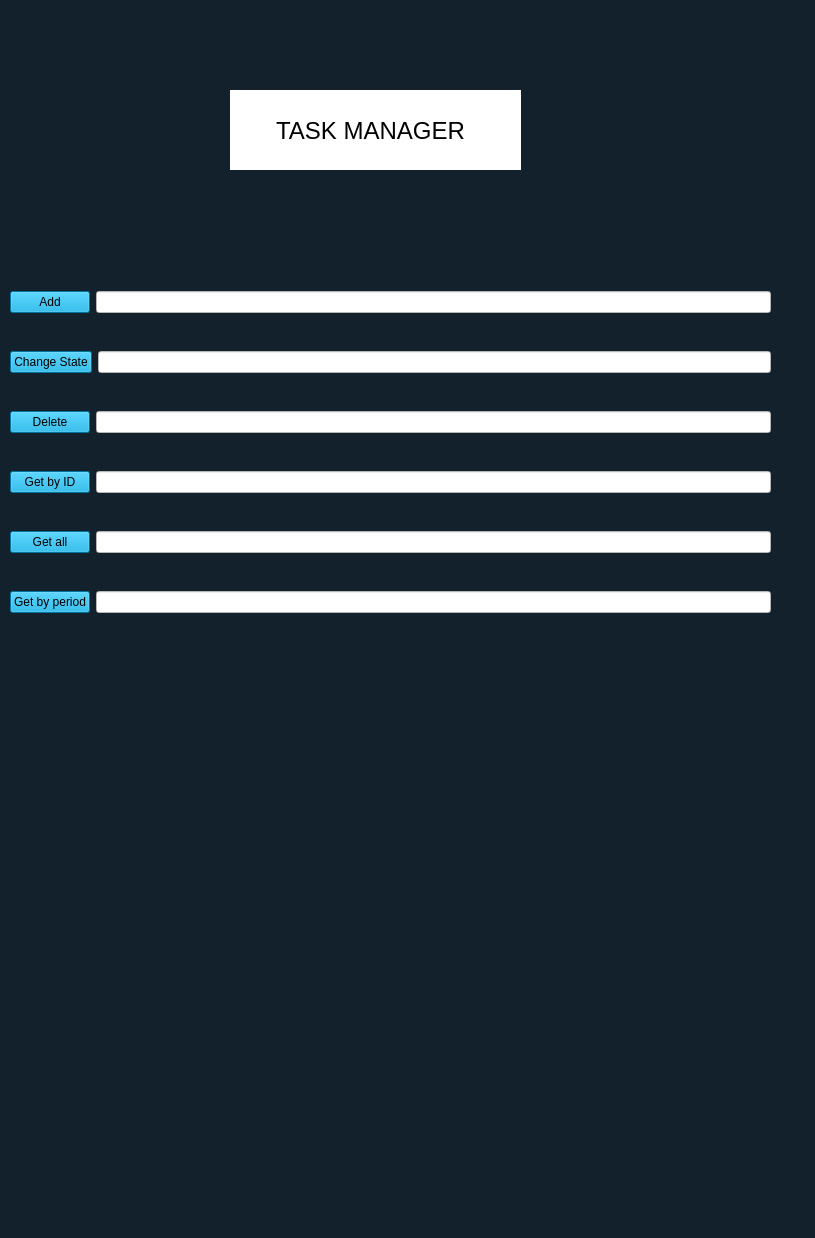
<?xml version="1.0" encoding="UTF-8"?>
<ui version="4.0">
 <class>MainWindow</class>
 <widget class="QMainWindow" name="MainWindow">
  <property name="geometry">
   <rect>
    <x>0</x>
    <y>0</y>
    <width>815</width>
    <height>1238</height>
   </rect>
  </property>
  <property name="maximumSize">
   <size>
    <width>1080</width>
    <height>1920</height>
   </size>
  </property>
  <property name="windowTitle">
   <string>MainWindow</string>
  </property>
  <property name="styleSheet">
   <string notr="true">background-color: rgb(19, 33, 45);</string>
  </property>
  <widget class="QWidget" name="centralwidget">
   <widget class="QWidget" name="layoutWidget">
    <property name="geometry">
     <rect>
      <x>10</x>
      <y>330</y>
      <width>761</width>
      <height>64</height>
     </rect>
    </property>
    <layout class="QHBoxLayout" name="horizontalLayout_2">
     <item>
      <widget class="QPushButton" name="pushButton_2">
       <property name="styleSheet">
        <string notr="true">background-color: rgb(0, 163, 218);</string>
       </property>
       <property name="text">
        <string>Change State</string>
       </property>
      </widget>
     </item>
     <item>
      <widget class="QLineEdit" name="lineEdit_2">
       <property name="styleSheet">
        <string notr="true">background-color: rgb(255, 255, 255);</string>
       </property>
      </widget>
     </item>
    </layout>
   </widget>
   <widget class="QWidget" name="layoutWidget">
    <property name="geometry">
     <rect>
      <x>10</x>
      <y>270</y>
      <width>761</width>
      <height>64</height>
     </rect>
    </property>
    <layout class="QHBoxLayout" name="horizontalLayout">
     <item>
      <widget class="QPushButton" name="pushButton">
       <property name="styleSheet">
        <string notr="true">background-color: rgb(0, 163, 218);</string>
       </property>
       <property name="text">
        <string>Add</string>
       </property>
      </widget>
     </item>
     <item>
      <widget class="QLineEdit" name="lineEdit">
       <property name="styleSheet">
        <string notr="true">background-color: rgb(255, 255, 255);</string>
       </property>
      </widget>
     </item>
    </layout>
   </widget>
   <widget class="QWidget" name="layoutWidget">
    <property name="geometry">
     <rect>
      <x>10</x>
      <y>510</y>
      <width>761</width>
      <height>64</height>
     </rect>
    </property>
    <layout class="QHBoxLayout" name="horizontalLayout_5">
     <item>
      <widget class="QPushButton" name="pushButton_5">
       <property name="styleSheet">
        <string notr="true">background-color: rgb(0, 163, 218);</string>
       </property>
       <property name="text">
        <string>Get all</string>
       </property>
      </widget>
     </item>
     <item>
      <widget class="QLineEdit" name="lineEdit_5">
       <property name="styleSheet">
        <string notr="true">background-color: rgb(255, 255, 255);</string>
       </property>
      </widget>
     </item>
    </layout>
   </widget>
   <widget class="QWidget" name="layoutWidget">
    <property name="geometry">
     <rect>
      <x>10</x>
      <y>390</y>
      <width>761</width>
      <height>64</height>
     </rect>
    </property>
    <layout class="QHBoxLayout" name="horizontalLayout_3">
     <item>
      <widget class="QPushButton" name="pushButton_3">
       <property name="styleSheet">
        <string notr="true">background-color: rgb(0, 163, 218);</string>
       </property>
       <property name="text">
        <string>Delete</string>
       </property>
      </widget>
     </item>
     <item>
      <widget class="QLineEdit" name="lineEdit_3">
       <property name="styleSheet">
        <string notr="true">background-color: rgb(255, 255, 255);</string>
       </property>
      </widget>
     </item>
    </layout>
   </widget>
   <widget class="QWidget" name="layoutWidget">
    <property name="geometry">
     <rect>
      <x>10</x>
      <y>570</y>
      <width>761</width>
      <height>64</height>
     </rect>
    </property>
    <layout class="QHBoxLayout" name="horizontalLayout_6">
     <item>
      <widget class="QPushButton" name="pushButton_6">
       <property name="styleSheet">
        <string notr="true">background-color: rgb(0, 163, 218);</string>
       </property>
       <property name="text">
        <string>Get by period</string>
       </property>
      </widget>
     </item>
     <item>
      <widget class="QLineEdit" name="lineEdit_6">
       <property name="styleSheet">
        <string notr="true">background-color: rgb(255, 255, 255);</string>
       </property>
      </widget>
     </item>
    </layout>
   </widget>
   <widget class="QWidget" name="layoutWidget">
    <property name="geometry">
     <rect>
      <x>10</x>
      <y>450</y>
      <width>761</width>
      <height>64</height>
     </rect>
    </property>
    <layout class="QHBoxLayout" name="horizontalLayout_4">
     <item>
      <widget class="QPushButton" name="pushButton_4">
       <property name="styleSheet">
        <string notr="true">background-color: rgb(0, 163, 218);</string>
       </property>
       <property name="text">
        <string>Get by ID</string>
       </property>
      </widget>
     </item>
     <item>
      <widget class="QLineEdit" name="lineEdit_4">
       <property name="styleSheet">
        <string notr="true">background-color: rgb(255, 255, 255);</string>
       </property>
      </widget>
     </item>
    </layout>
   </widget>
   <widget class="QWidget" name="widget" native="true">
    <property name="geometry">
     <rect>
      <x>230</x>
      <y>90</y>
      <width>291</width>
      <height>80</height>
     </rect>
    </property>
    <property name="styleSheet">
     <string notr="true">background-color: rgb(255, 255, 255);</string>
    </property>
    <widget class="QLabel" name="label_2">
     <property name="geometry">
      <rect>
       <x>-250</x>
       <y>0</y>
       <width>781</width>
       <height>81</height>
      </rect>
     </property>
     <property name="font">
      <font>
       <pointsize>18</pointsize>
       <stylestrategy>PreferDefault</stylestrategy>
      </font>
     </property>
     <property name="text">
      <string>TASK MANAGER</string>
     </property>
     <property name="alignment">
      <set>Qt::AlignCenter</set>
     </property>
    </widget>
   </widget>
   <widget class="QLabel" name="label">
    <property name="geometry">
     <rect>
      <x>250</x>
      <y>970</y>
      <width>321</width>
      <height>81</height>
     </rect>
    </property>
    <property name="text">
     <string/>
    </property>
   </widget>
  </widget>
  <widget class="QMenuBar" name="menubar">
   <property name="geometry">
    <rect>
     <x>0</x>
     <y>0</y>
     <width>815</width>
     <height>21</height>
    </rect>
   </property>
  </widget>
  <widget class="QStatusBar" name="statusbar"/>
 </widget>
 <resources/>
 <connections/>
</ui>
